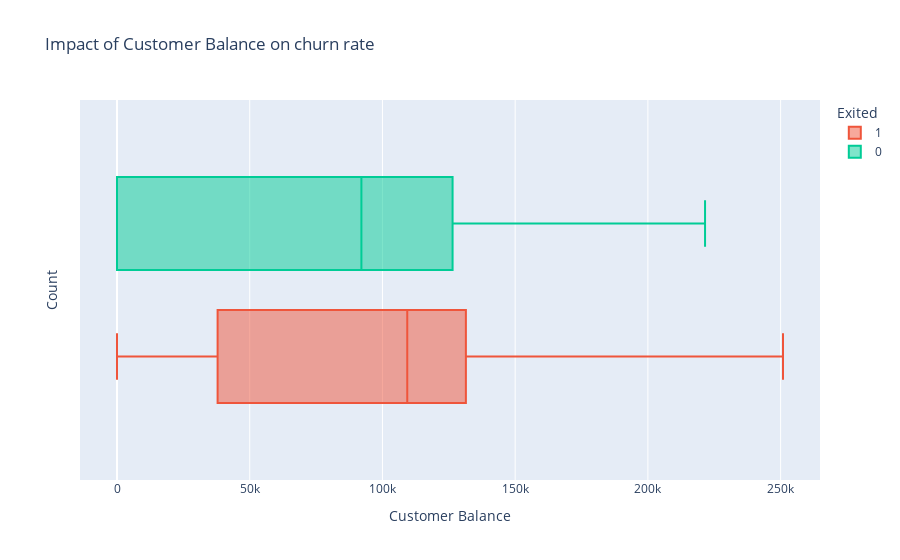

Notebook cell for this chart:
### Code cell
#2 Balance vs churn rate

fig = px.box(df, x="Balance", color="Exited", color_discrete_map={"Exited":"#ffc8dd"}, title="Impact of Balance on churn rate")

fig.update_layout(
    title="Impact of Customer Balance on churn rate",
    xaxis_title="Customer Balance",
    yaxis_title="Count",
    legend_title="Exited"
    
)

fig.show()

print(h1 + "Finding:" + e + s1 + "From the graph we can see that people with higher balance tend to churn more than the one with the low balance." + e)

### Figure 1 — Plotly figure (JSON) as saved in the notebook; plotly's stock layout.template omitted (floating-point values rounded to 4 significant figures; data arrays with more than 128 entries replaced by an {"elided": "..."} marker saying what was removed)
{"data": [{"alignmentgroup": "True", "hovertemplate": "Exited=1<br>Balance=%{x}<extra></extra>", "legendgroup": "1", "marker": {"color": "#EF553B"}, "name": "1", "notched": false, "offsetgroup": "1", "orientation": "h", "showlegend": true, "type": "box", "x": {"elided": "2037 float values"}, "x0": " ", "xaxis": "x", "y0": " ", "yaxis": "y"}, {"alignmentgroup": "True", "hovertemplate": "Exited=0<br>Balance=%{x}<extra></extra>", "legendgroup": "0", "marker": {"color": "#00cc96"}, "name": "0", "notched": false, "offsetgroup": "0", "orientation": "h", "showlegend": true, "type": "box", "x": {"elided": "7963 float values"}, "x0": " ", "xaxis": "x", "y0": " ", "yaxis": "y"}], "layout": {"boxmode": "group", "legend": {"title": {"text": "Exited"}, "tracegroupgap": 0}, "title": {"text": "Impact of Customer Balance on churn rate"}, "xaxis": {"anchor": "y", "domain": [0, 1], "title": {"text": "Customer Balance"}}, "yaxis": {"anchor": "x", "domain": [0, 1], "title": {"text": "Count"}}}}
